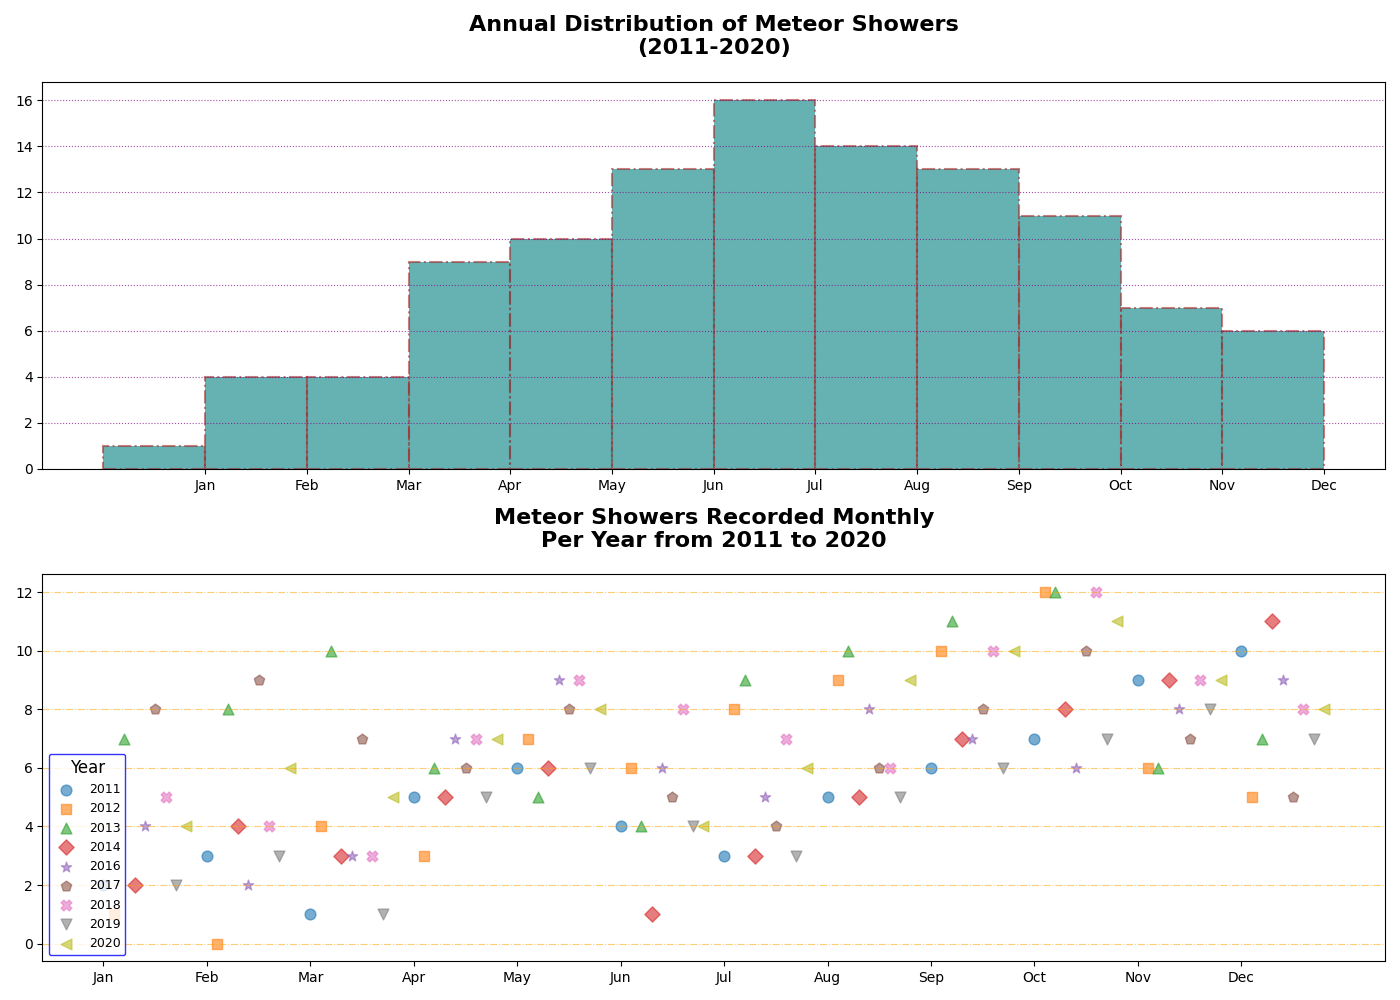

Write Python code to recreate this figure.
import matplotlib.pyplot as plt
import numpy as np

# Data
years = [2011, 2012, 2013, 2014, 2016, 2017, 2018, 2019, 2020]
monthly_observations = [
    [2, 3, 1, 5, 6, 4, 3, 5, 6, 7, 9, 10],
    [1, 0, 4, 3, 7, 6, 8, 9, 10, 12, 6, 5],
    [7, 8, 10, 6, 5, 4, 9, 10, 11, 12, 6, 7],
    [2, 4, 3, 5, 6, 1, 3, 5, 7, 8, 9, 11],
    # [6, 8, 7, 5, 4, 3, 9, 10, 8, 7, 4, 5],  # Removed group for the year 2015
    [4, 2, 3, 7, 9, 6, 5, 8, 7, 6, 8, 9],
    [8, 9, 7, 6, 8, 5, 4, 6, 8, 10, 7, 5],
    [5, 4, 3, 7, 9, 8, 7, 6, 10, 12, 9, 8],
    [2, 3, 1, 5, 6, 4, 3, 5, 6, 7, 8, 7],
    [4, 6, 5, 7, 8, 4, 6, 9, 10, 11, 9, 8]
]

# Recompute all_months after removal
all_months = np.concatenate(monthly_observations)
months = np.arange(1, 13)

fig, (ax1, ax2) = plt.subplots(2, 1, figsize=(14, 10))

ax1.hist(all_months, bins=12, color='teal', edgecolor='brown', alpha=0.6, linestyle='-.', linewidth=1.5)
ax1.set_title("Annual Distribution of Meteor Showers\n(2011-2020)", fontsize=16, fontweight='bold', pad=20)
ax1.set_xticks(np.arange(1, 13))
ax1.set_xticklabels(['Jan', 'Feb', 'Mar', 'Apr', 'May', 'Jun', 'Jul', 'Aug', 'Sep', 'Oct', 'Nov', 'Dec'])
ax1.yaxis.grid(True, linestyle=':', which='major', color='purple', alpha=0.7)

marker_styles = ['o', 's', '^', 'D', '*', 'p', 'X', 'v', '<', '>']
for i, (year, observations) in enumerate(zip(years, monthly_observations)):
    ax2.scatter(months + i * 0.1, observations, label=f'{year}', s=60, alpha=0.6, marker=marker_styles[i % len(marker_styles)])

ax2.set_title("Meteor Showers Recorded Monthly\nPer Year from 2011 to 2020", fontsize=16, fontweight='bold', pad=20)
ax2.set_xticks(np.arange(1, 13))
ax2.set_xticklabels(['Jan', 'Feb', 'Mar', 'Apr', 'May', 'Jun', 'Jul', 'Aug', 'Sep', 'Oct', 'Nov', 'Dec'])
ax2.yaxis.grid(True, linestyle='-.', which='major', color='orange', alpha=0.55)
ax2.legend(title="Year", fontsize=9, title_fontsize='12', loc='lower left', edgecolor='blue', fancybox=True)

plt.tight_layout()
plt.show()
